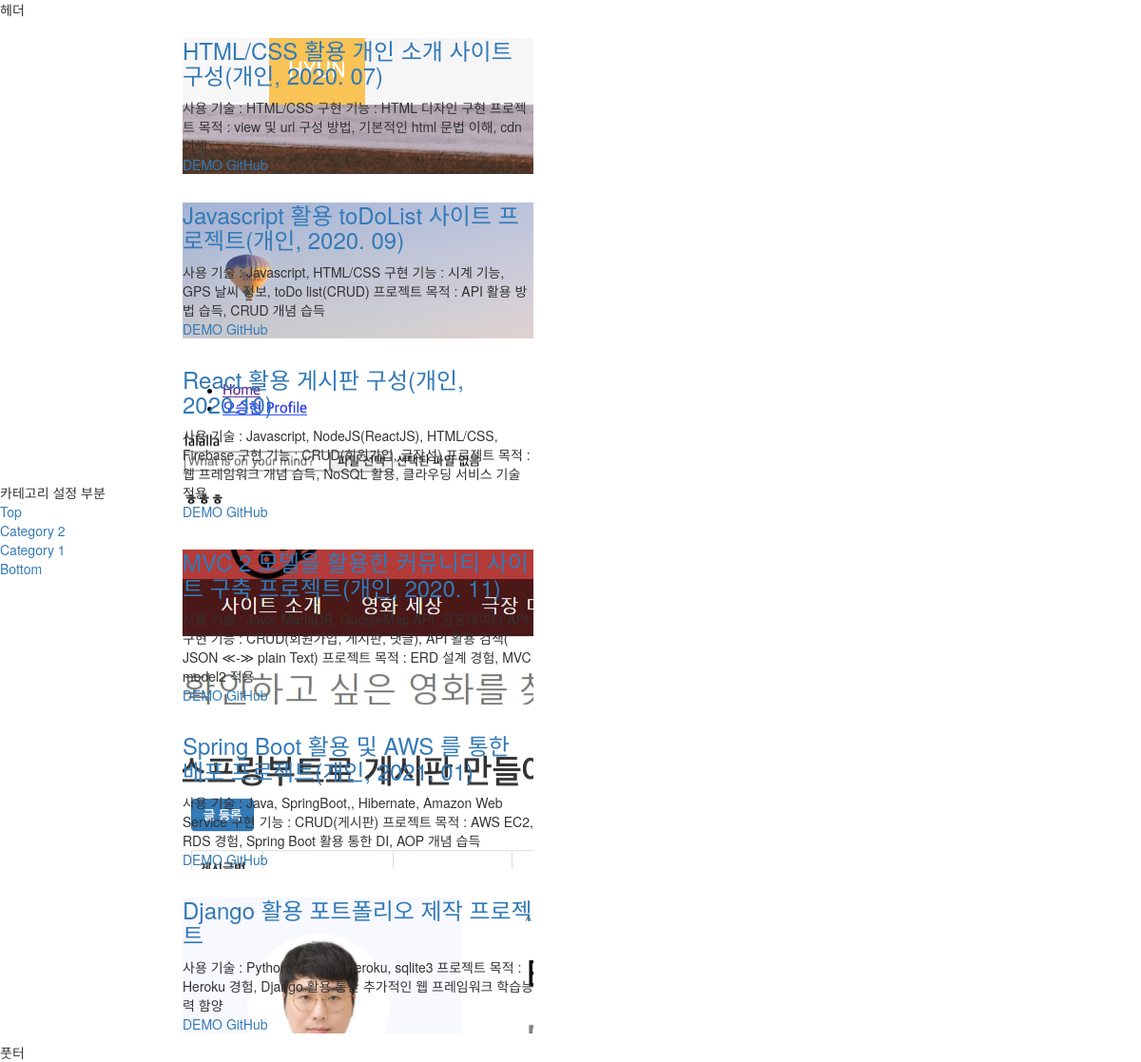
The page /portfolio/ on the database its author committed.
### portfolio/models.py (models this page shows, shortened)
class Project(models.Model):
    title = models.CharField(max_length=100)
    git = models.CharField(max_length=100)
    demo = models.CharField(max_length=100)
    img = models.ImageField(blank=True, null=True)
    introduction = models.TextField()

### portfolio/views.py (the view)
# urls.py: path('portfolio/', portfolio_main, name='portfolio_main')
def portfolio_main(request):
    portlist = Project.objects.all()
    return render(request, 'portfolio_main.html', {'portlist': portlist})

### portfolio/templates/portfolio_main.html (shortened to what this page needs)
{% extends 'portfolio_master.html' %}
{% block content %}
{% for list in portlist %}
    <div class="row">
						<div class="col-md-6 animate-box fadeInLeft animated" data-animate-effect="fadeInLeft">
							<div class="project" style="background-image: url(/media/{{list.img}});">
								<div class="desc">
									<div class="con">
										<h3><a href="{{list.demo}}" target="_blank">{{list.title}}</a></h3>
										<span>{{list.introduction}}</span>
										<p class="icon">
											<span><a href="{{list.demo}}" target="_blank"> DEMO</a></span>
											<span><a href="{{list.git}}" target="_blank"> GitHub</a></span>
										</p>
									</div>
								</div>
							</div>
						</div>
					</div>
{% endfor %}
{% endblock %}

### rows shown on the page
Project: img (picture), title "HTML/CSS 활용 개인 소개 사이트 구성(개인, 2020. 07)", introduction "사용 기술 : HTML/CSS 구현 기능 : HTML 디자인 구현 프로젝트 목적 : view 및 url 구성 방법, 기본적인 html 문법 이해, cdn 이해"
Project: img (picture), title "Javascript 활용 toDoList 사이트 프로젝트(개인, 2020. 09)", introduction "사용 기술 : Javascript, HTML/CSS 구현 기능 : 시계 기능, GPS 날씨 정보, toDo list(CRUD) 프로젝트 목적 : API 활용 방법 습득, CRUD 개념 습득"
Project: img (picture), title "React 활용 게시판 구성(개인, 2020.10)", introduction "사용 기술 : Javascript, NodeJS(ReactJS), HTML/CSS, Firebase 구현 기능 : CRUD(회원가입, 글작성) 프로젝트 목적 : 웹 프레임워크 개념 습득, NoSQL 활용, 클라우딩 서비스 기술 적용"
Project: img (picture), title "MVC 2 모델을 활용한 커뮤니티 사이트 구축 프로젝트(개인, 2020. 11)", introduction "사용 기술 : Java, MariaDB, GoogleMap API, 공공데이터 API 구현 기능 : CRUD(회원가입, 게시판, 댓글), API 활용 검색( JSON ≪-≫ plain Text) 프로젝트 목적 : ERD 설계 경험, MVC model2 적용"
Project: img (picture), title "Spring Boot 활용 및 AWS 를 통한 배포 프로젝트(개인, 2021. 01)", introduction "사용 기술 : Java, SpringBoot,, Hibernate, Amazon Web Service 구현 기능 : CRUD(게시판) 프로젝트 목적 : AWS EC2, RDS 경험, Spring Boot 활용 통한 DI, AOP 개념 습득"
Project: img (picture), title "Django 활용 포트폴리오 제작 프로젝트", introduction "사용 기술 : Python, Django, Heroku, sqlite3 프로젝트 목적 : Heroku 경험, Django 활용 통한 추가적인 웹 프레임워크 학습능력 함양"
